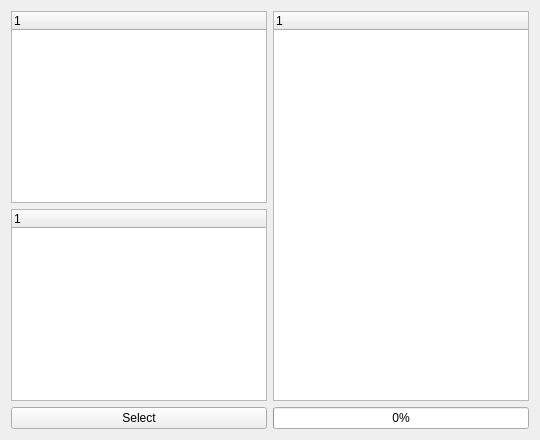
     <widget class="QWidget" name="tab">
      <attribute name="title">
       <string>Selector</string>
      </attribute>
      <layout class="QHBoxLayout" name="horizontalLayout_6">
       <item>
        <layout class="QVBoxLayout" name="verticalLayout_5">
         <item>
          <widget class="QTreeWidget" name="tree_leagues">
           <property name="maximumSize">
            <size>
             <width>300</width>
             <height>16777215</height>
            </size>
           </property>
           <column>
            <property name="text">
             <string notr="true">1</string>
            </property>
           </column>
          </widget>
         </item>
         <item>
          <widget class="QTreeWidget" name="tree_filters">
           <property name="maximumSize">
            <size>
             <width>300</width>
             <height>16777215</height>
            </size>
           </property>
           <column>
            <property name="text">
             <string notr="true">1</string>
            </property>
           </column>
          </widget>
         </item>
         <item>
          <widget class="QPushButton" name="button_select">
           <property name="maximumSize">
            <size>
             <width>300</width>
             <height>16777215</height>
            </size>
           </property>
           <property name="text">
            <string>Select</string>
           </property>
          </widget>
         </item>
        </layout>
       </item>
       <item>
        <layout class="QVBoxLayout" name="verticalLayout_6">
         <item>
          <widget class="QTreeWidget" name="tree_selected">
           <column>
            <property name="text">
             <string notr="true">1</string>
            </property>
           </column>
          </widget>
         </item>
         <item>
          <widget class="QProgressBar" name="progress_bar">
           <property name="value">
            <number>0</number>
           </property>
          </widget>
         </item>
        </layout>
       </item>
      </layout>
     </widget>
